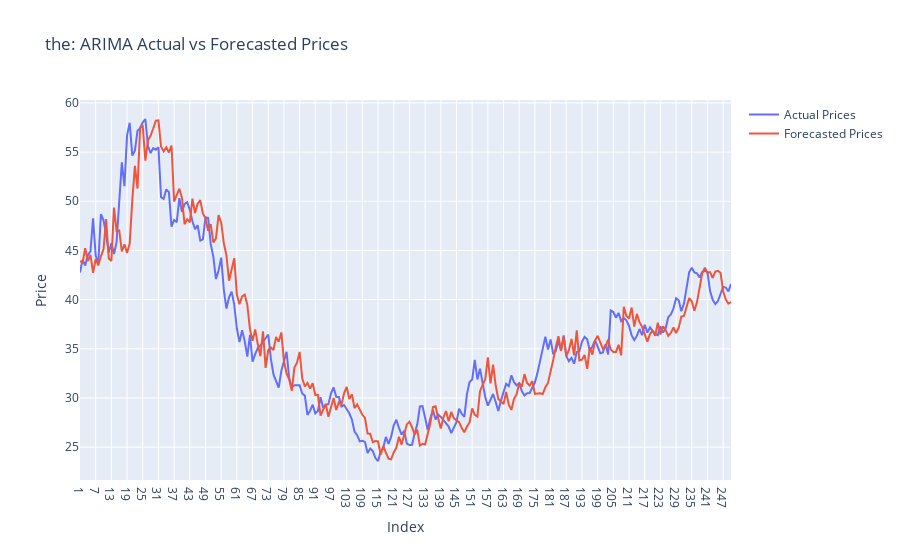

Notebook source saved alongside this figure:
### Code cell
%R -o hub_forecast_comparison
%R -o hub1_name

hub_forecast_comparison = hub_forecast_comparison

actual_trace = go.Scatter(
    x=hub_forecast_comparison.index,
    y=hub_forecast_comparison['Actual'],
    mode='lines',
    name='Actual Prices'
)

forecasted_trace = go.Scatter(
    x=hub_forecast_comparison.index,
    y=hub_forecast_comparison['Forecasted'],
    mode='lines',
    name='Forecasted Prices'
)

# Create the plot
layout = go.Layout(
    title=hub1_name.item()+ ': ARIMA Actual vs Forecasted Prices',
    xaxis=dict(title='Index'),
    yaxis=dict(title='Price'),
)

fig = go.Figure(data=[actual_trace, forecasted_trace], layout=layout)
fig.show()

### Figure 1 — Plotly figure (JSON) as saved in the notebook; plotly's stock layout.template omitted (floating-point values rounded to 4 significant figures; data arrays with more than 128 entries replaced by an {"elided": "..."} marker saying what was removed)
{"data": [{"mode": "lines", "name": "Actual Prices", "type": "scatter", "x": {"elided": "250 str values"}, "y": {"elided": "250 float values"}}, {"mode": "lines", "name": "Forecasted Prices", "type": "scatter", "x": {"elided": "250 str values"}, "y": {"elided": "250 float values"}}], "layout": {"title": {"text": "the: ARIMA Actual vs Forecasted Prices"}, "xaxis": {"title": {"text": "Index"}}, "yaxis": {"title": {"text": "Price"}}}}
